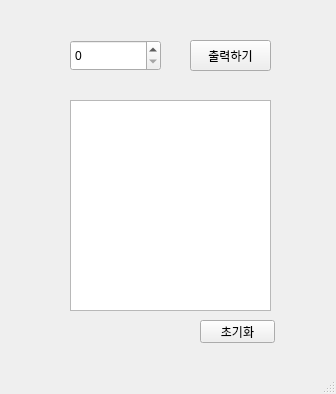
<?xml version="1.0" encoding="UTF-8"?>
<ui version="4.0">
 <class>MainWindow</class>
 <widget class="QMainWindow" name="MainWindow">
  <property name="geometry">
   <rect>
    <x>0</x>
    <y>0</y>
    <width>336</width>
    <height>394</height>
   </rect>
  </property>
  <property name="windowTitle">
   <string>MainWindow</string>
  </property>
  <widget class="QWidget" name="centralwidget">
   <widget class="QSpinBox" name="sb">
    <property name="geometry">
     <rect>
      <x>70</x>
      <y>40</y>
      <width>91</width>
      <height>31</height>
     </rect>
    </property>
    <property name="suffix">
     <string/>
    </property>
    <property name="prefix">
     <string/>
    </property>
   </widget>
   <widget class="QPushButton" name="pb">
    <property name="geometry">
     <rect>
      <x>190</x>
      <y>40</y>
      <width>81</width>
      <height>31</height>
     </rect>
    </property>
    <property name="text">
     <string>출력하기</string>
    </property>
   </widget>
   <widget class="QTextEdit" name="te">
    <property name="geometry">
     <rect>
      <x>70</x>
      <y>100</y>
      <width>201</width>
      <height>211</height>
     </rect>
    </property>
   </widget>
   <widget class="QPushButton" name="pd_reset">
    <property name="geometry">
     <rect>
      <x>200</x>
      <y>320</y>
      <width>75</width>
      <height>23</height>
     </rect>
    </property>
    <property name="text">
     <string>초기화</string>
    </property>
   </widget>
  </widget>
  <widget class="QMenuBar" name="menubar">
   <property name="geometry">
    <rect>
     <x>0</x>
     <y>0</y>
     <width>336</width>
     <height>21</height>
    </rect>
   </property>
  </widget>
  <widget class="QStatusBar" name="statusbar"/>
 </widget>
 <resources/>
 <connections/>
</ui>
